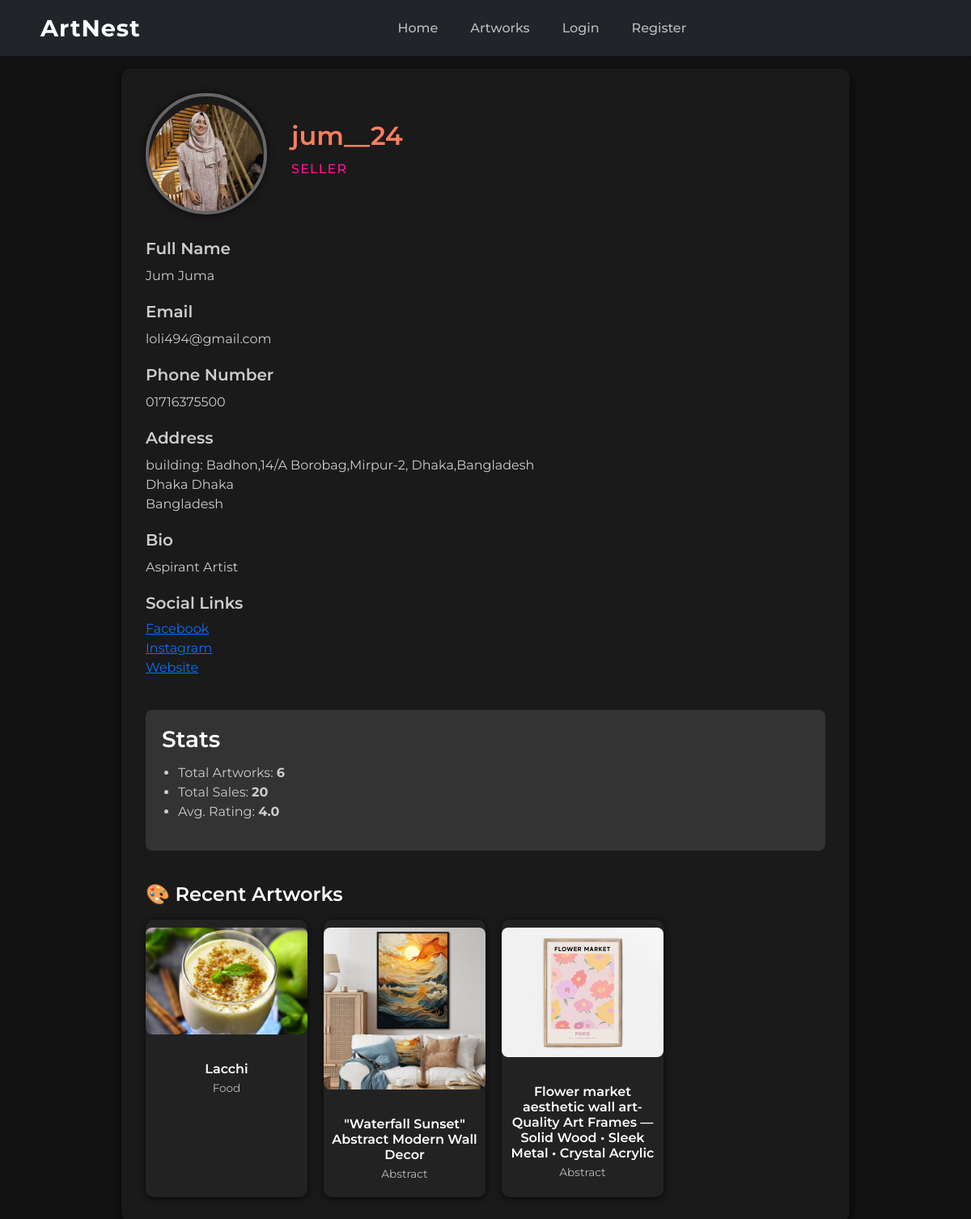
Page /users/profile/jum__24/ on the earlier database version.
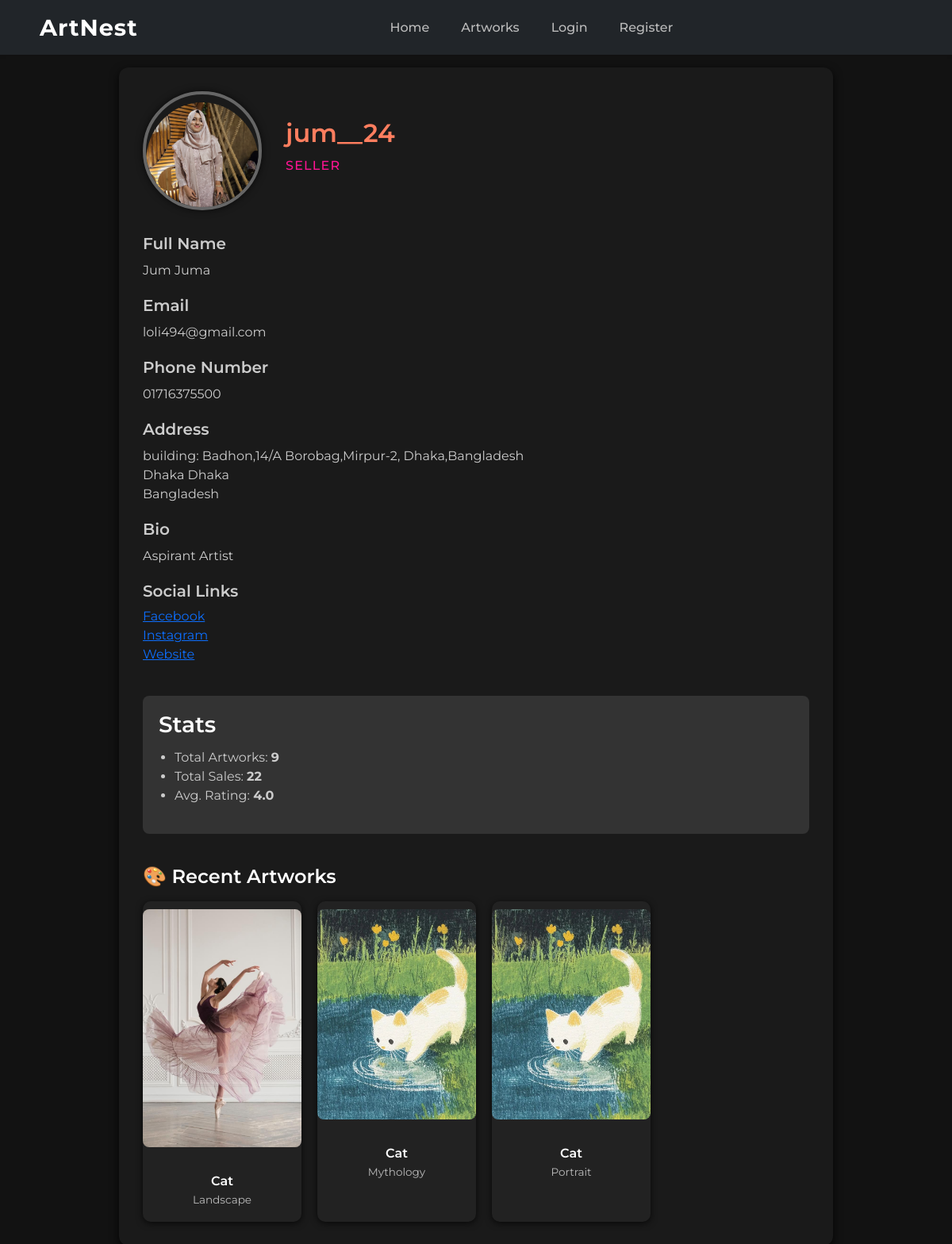
Same page on the later database version.
### artworks/models.py (models this page shows, shortened)
class Artwork(models.Model):
    title = models.CharField(max_length=255)
    description = models.TextField()
    artist = models.ForeignKey(settings.AUTH_USER_MODEL, on_delete=models.CASCADE)
    price = models.DecimalField(max_digits=10, decimal_places=2)
    image = models.ImageField(upload_to='artwork/')
    art_type = models.CharField(max_length=20, choices=ART_TYPE_CHOICES, default='traditional')
    created_at = models.DateTimeField(auto_now_add=True)
    is_available = models.BooleanField(default=True)
    is_approved = models.BooleanField(default=False)
    views = models.PositiveIntegerField(default=0)  # Track popularity
    category = models.ForeignKey(Category, on_delete=models.CASCADE, related_name='artworks')
    art_type = models.CharField(max_length=30, choices=ART_TYPE_CHOICES)
    size = models.CharField(max_length=20, blank=True, null=True)  # no choices here
    custom_size = models.CharField(max_length=100, blank=True, null=True)
    frame = models.CharField(max_length=20, choices=FRAME_CHOICES, default='none')

class Category(models.Model):
    name = models.CharField(max_length=100)

### users/views.py (the view)
# urls.py: path('profile/<str:username>/', views.view_profile, name='view_profile'),
def view_profile(request, username):
    profile_user = get_object_or_404(User, username=username)
    profile = getattr(profile_user, 'userprofile', None)
    total_artworks = Artwork.objects.filter(artist=profile_user).count()
    total_sales = Order.objects.filter(artwork__artist=profile_user).count()
    avg_rating = profile_user.review_set.aggregate(Avg('rating'))['rating__avg']
    recent_artworks = Artwork.objects.filter(artist=profile_user).order_by('-created_at')[:3]
    is_owner = request.user == profile_user
    return render(request, 'users/user_profile.html', {
        'profile_user': profile_user,
        'profile': profile,
        'total_artworks': total_artworks,
        'total_sales': total_sales,
        'avg_rating': round(avg_rating, 1) if avg_rating else None,
        'recent_artworks': recent_artworks,
        'is_owner': is_owner,
    })

### messaging/context_processors.py (called while the page is built)
def unread_message_count(request):
    if request.user.is_authenticated:
        count = Message.objects.filter(receiver=request.user, is_read=False).count()
        return {'unread_message_count': count}
    return {}

### notifications/context_processors.py (called while the page is built)
def unread_notifications(request):
    if request.user.is_authenticated:
        count = request.user.notifications.filter(unread=True).count()
        return {'unread_notification_count': count}
    return {}

### templates/users/user_profile.html (shortened to what the changed rows need)
{% extends 'base.html' %}
{% load static %}
{% block content %}
<div style="max-width: 900px; margin: auto; padding: 30px; background-color: #1a1a1a; border-radius: 12px; box-shadow: 0 4px 12px rgba(0,0,0,0.8); color: #eee;">
  <div style="display: flex; gap: 30px; flex-wrap: wrap; align-items: center;">
    <div>
      <h2 style="font-size: 2rem; font-weight: 600; margin-bottom: 5px;">{{ profile_user.username }}</h2>
    </div>
  </div>
  <div style="margin-top: 30px; color: #ccc;">
    {% if profile_user.role == 'seller' %}
      <div style="margin-top: 40px; background-color: #333; padding: 20px; border-radius: 8px;">
        <h3 style="font-weight: 600; color: white; margin-bottom: 12px;">Stats</h3>
        <ul style="list-style: disc; padding-left: 20px; color: #ccc;">
          <li>Total Artworks: <strong>{{ total_artworks|default:"0" }}</strong></li>
          <li>Total Sales: <strong>{{ total_sales|default:"0" }}</strong></li>
          <li>Avg. Rating: <strong>{{ avg_rating|default:"N/A" }}</strong></li>
        </ul>
      </div>
    {% endif %}
  </div>
  {% if profile_user.role == 'seller' and recent_artworks %}
    <div style="margin-top: 40px;">
      <div style="display: flex; flex-wrap: wrap; gap: 20px; justify-content: flex-start;">
        {% for artwork in recent_artworks %}
          <div style="flex: 0 0 auto; max-width: 200px; border-radius: 10px; overflow: hidden; box-shadow: 0 2px 8px rgba(0,0,0,0.7); background-color: #222; cursor: pointer;">
            <img src="{{ artwork.image.url }}" alt="{{ artwork.title }}"
                 style="display: block; width: 200px; height: auto;" oncontextmenu="return false" draggable="false">
            <div style="padding: 10px; text-align: center; color: white;">
              <h4 style="font-weight: 600; font-size: 1rem; margin: 8px 0 0;">{{ artwork.title }}</h4>
              <p style="font-size: 0.85rem; color: #bbb; margin: 4px 0 8px;">{{ artwork.category.name }}</p>
            </div>
          </div>
        {% endfor %}
      </div>
    </div>
  {% endif %}
</div>
{% endblock %}

Differences in the rows shown:
no longer on this page (row edited): Artwork: image (picture), title "Lacchi", category.name "Food"
no longer on this page (row edited): Artwork: image (picture), title "\"Waterfall Sunset\" Abstract Modern Wall Decor", category.name "Abstract"
no longer on this page (row unchanged): Artwork: image (picture), title "Flower market aesthetic wall art-Quality Art Frames — Solid Wood • Sleek Metal • Crystal Acrylic", category.name "Abstract"
added Artwork: image (picture), title "Cat", category.name "Landscape"
added Artwork: image (picture), title "Cat", category.name "Mythology"
added Artwork: image (picture), title "Cat", category.name "Portrait"
Other differences:
{{ total_artworks|default:"0" }}: "6" → "9"
{{ total_sales|default:"0" }}: "20" → "22"
